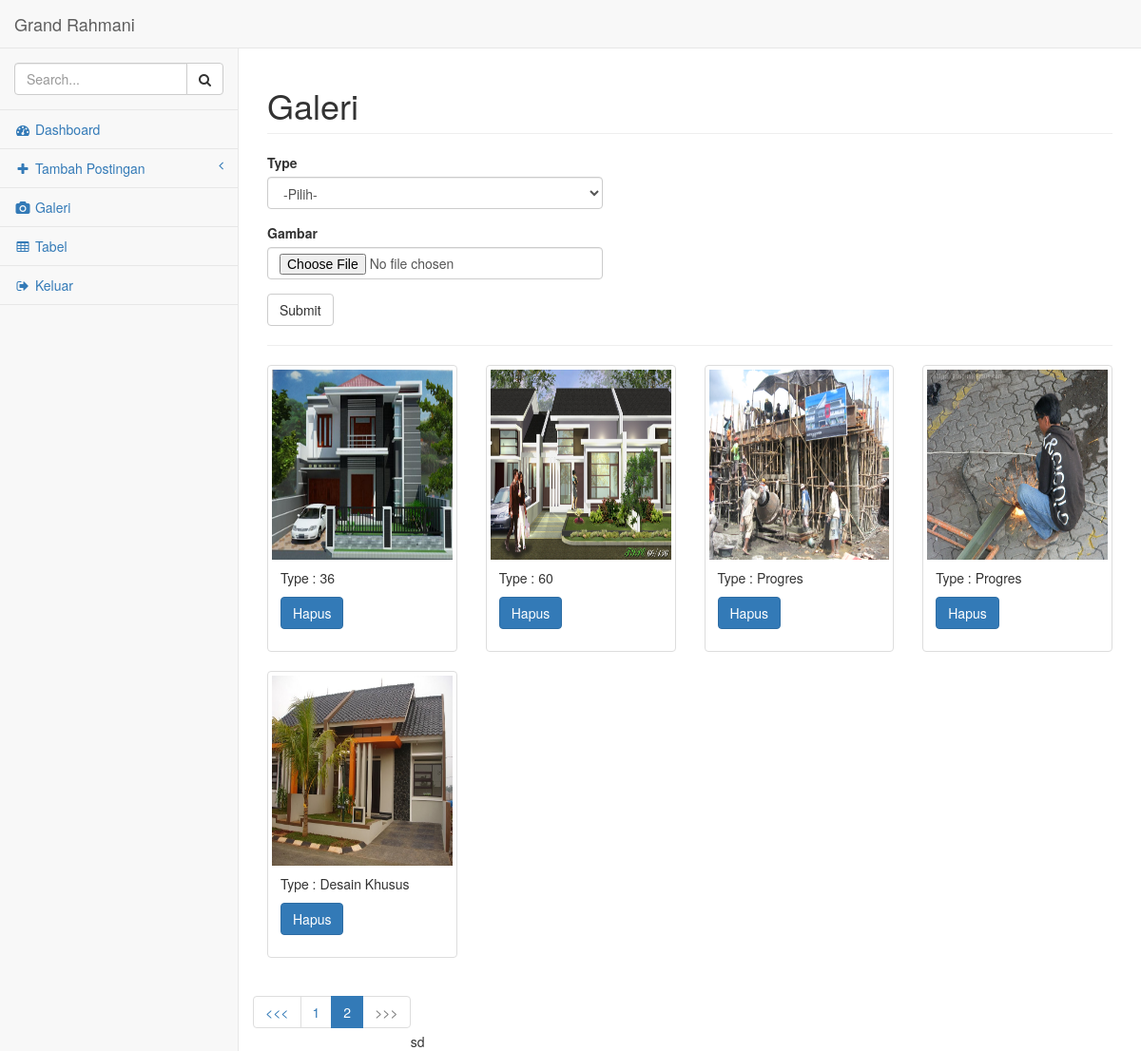
/grm/pages/galery.php?page=2 (signed in), run on the app's committed database.
### tables this page shows
CREATE TABLE IF NOT EXISTS `galeri` (
`id` int(11) NOT NULL,
  `tipe` varchar(50) NOT NULL,
  `gambar` varchar(100) NOT NULL
);

### grm/pages/galery.php (the view, shortened to what this page needs)
<!DOCTYPE html>
<html lang="en">
    <head>
        <link href="../bower_components/bootstrap/dist/css/bootstrap.min.css" rel="stylesheet">
        <link href="../bower_components/metisMenu/dist/metisMenu.min.css" rel="stylesheet">
        <link href="../dist/css/sb-admin-2.css" rel="stylesheet">
        <link href="../bower_components/font-awesome/css/font-awesome.min.css" rel="stylesheet" type="text/css">
    </head>
    <body>
        <div id="wrapper">
            <nav class="navbar navbar-default navbar-static-top" role="navigation" style="margin-bottom: 0">
                <div class="navbar-header">
                    <a class="navbar-brand" href="../../index.php">Grand Rahmani</a>
                </div>
                <div class="navbar-default sidebar" role="navigation">
                    <?php
                    include_once("left_menu.php");
                    ?>
                </div>
            </nav>
            <div id="page-wrapper">
                <div class="row">
                    <div class="col-lg-12">
                        <h1 class="page-header">Galeri</h1>
                    </div>
                </div>
                <div class="row">
                    <div class="col-lg-5">
                        <form role="form" action="proses_galeri.php" method="post" enctype="multipart/form-data">
                            <div class="form-group">
                                <label>Type</label>
                                <select class="form-control" name="tipe" required>
                                    <option selected  value="">-Pilih-</option>
                                </select>
                            </div>
                            <div class="form-group">
                                <label>Gambar</label>
                                <input class="form-control" placeholder="Gambar" name="gambar" type="file" required>
                            </div>
                            <button type="submit" class="btn btn-default" name="upload">Submit</button>
                        </form>
                    </div>
                </div>
                <div class="row">
                    <div class="col-lg-12">
                        <hr>
                    </div>
                </div>
                <div class="row">
                    <div class="col-lg-12">
                        <div class="row">
                            <?php
                            $dataperhalaman = 8;
                            if (isset($_GET['page'])) {
                                $halaman = $_GET['page'];
                            } else
                                $halaman = 1;
                            $dataawal = ($halaman - 1) * $dataperhalaman;
                            $query_jumlah = mysql_query("select * from galeri");
                            $query_rumah = mysql_query("select * from galeri limit $dataawal,$dataperhalaman");
                            $jumlah_data = mysql_num_rows($query_jumlah) or die(mysql_error());
                            $jumlah_halaman = ceil($jumlah_data / $dataperhalaman) or die(mysql_error());
                            while ($fetch = mysql_fetch_array($query_rumah)) {
                                ?>
                                <div class="col-md-3">
                                    <div class="thumbnail">
                                        <img src="../../asset/img/gambar/<?php echo $fetch['gambar'] ?>" style="height:200px;"alt="..." >
                                        <div class="caption">
                                            <p>Type : <?php echo str_replace("_", " ", $fetch['tipe'])?></p>
                                            <p><a href="#" class="btn btn-primary" role="button" onclick="myFunction(<?php echo $fetch['id']?>)">Hapus</a></p>
                                        </div>
                                    </div>
                                </div>
                                <?php
                            }
                            ?>
                        </div>
                        <div class="row">
                            <ul class="pagination">
                                <?php
                                if ($halaman > 1) {
                                    echo "<li><a href=\"galery.php?page=" . ($halaman - 1) . " \"><<<</a></li>";
                                } else {
                                    echo "<li class=disabled><a href=#><<<</a></li>";
                                }
                                for ($a = 1; $a <= $jumlah_halaman; $a++) {
                                    if ($halaman == $a)
                                        $aktif = "class=\"active\"";
                                    else
                                        $aktif = "";
                                    echo "<li $aktif><a href=\"galery.php?page=$a\">$a</a></li>";
                                }
                                if ($halaman < $jumlah_halaman)
                                    echo "<li><a href=\"galery.php?page=" . ($halaman + 1) . " \">>>></a></li>";
                                else
                                    echo "<li class=disabled><a href=#>>>></a></li>";
                                ?>
                            </ul>sd
                        </div>
                    </div>
                </div>
            </div>
        </div>
    </body>
</html>

### data on the page
galeri: gambar (picture), tipe "36"
galeri: gambar (picture), tipe "60"
galeri: gambar (picture), tipe "Progres"
galeri: gambar (picture), tipe "Progres"
galeri: gambar (picture), tipe "Desain Khusus"
